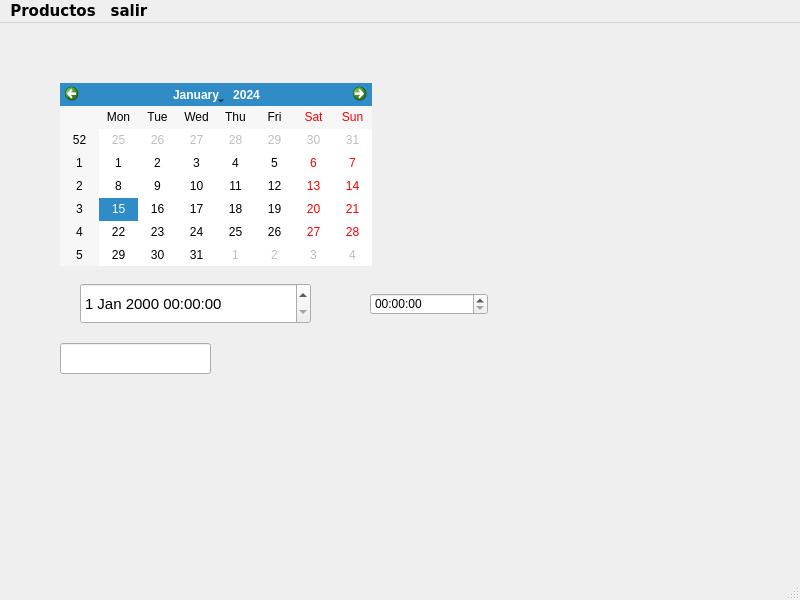
<?xml version="1.0" encoding="UTF-8"?>
<ui version="4.0">
 <class>MainWindow</class>
 <widget class="QMainWindow" name="MainWindow">
  <property name="enabled">
   <bool>true</bool>
  </property>
  <property name="geometry">
   <rect>
    <x>0</x>
    <y>0</y>
    <width>800</width>
    <height>600</height>
   </rect>
  </property>
  <property name="cursor">
   <cursorShape>ArrowCursor</cursorShape>
  </property>
  <property name="windowTitle">
   <string>Administrador</string>
  </property>
  <property name="windowIcon">
   <iconset>
    <normalon>pencil-striped-symbol-for-interface-edit-buttons_icon-icons.com_56782.png</normalon>
   </iconset>
  </property>
  <widget class="QWidget" name="centralwidget">
   <widget class="QCalendarWidget" name="calendarWidget">
    <property name="geometry">
     <rect>
      <x>60</x>
      <y>60</y>
      <width>312</width>
      <height>183</height>
     </rect>
    </property>
   </widget>
   <widget class="QDateTimeEdit" name="dateTimeEdit">
    <property name="geometry">
     <rect>
      <x>80</x>
      <y>260</y>
      <width>231</width>
      <height>41</height>
     </rect>
    </property>
    <property name="font">
     <font>
      <pointsize>11</pointsize>
     </font>
    </property>
   </widget>
   <widget class="QTimeEdit" name="timeEdit">
    <property name="geometry">
     <rect>
      <x>370</x>
      <y>270</y>
      <width>118</width>
      <height>22</height>
     </rect>
    </property>
   </widget>
   <widget class="QLineEdit" name="input1">
    <property name="geometry">
     <rect>
      <x>60</x>
      <y>320</y>
      <width>151</width>
      <height>31</height>
     </rect>
    </property>
    <property name="font">
     <font>
      <pointsize>11</pointsize>
     </font>
    </property>
   </widget>
  </widget>
  <widget class="QStatusBar" name="statusbar"/>
  <widget class="QMenuBar" name="menubar">
   <property name="geometry">
    <rect>
     <x>0</x>
     <y>0</y>
     <width>800</width>
     <height>24</height>
    </rect>
   </property>
   <property name="font">
    <font>
     <family>Verdana</family>
     <pointsize>11</pointsize>
     <weight>75</weight>
     <bold>true</bold>
    </font>
   </property>
   <widget class="QMenu" name="menuProductos">
    <property name="tearOffEnabled">
     <bool>false</bool>
    </property>
    <property name="title">
     <string>Productos</string>
    </property>
    <addaction name="separator"/>
   </widget>
   <widget class="QMenu" name="menuSalir">
    <property name="title">
     <string>salir</string>
    </property>
   </widget>
   <addaction name="menuProductos"/>
   <addaction name="menuSalir"/>
  </widget>
 </widget>
 <resources/>
 <connections>
  <connection>
   <sender>calendarWidget</sender>
   <signal>clicked(QDate)</signal>
   <receiver>dateTimeEdit</receiver>
   <slot>setDate(QDate)</slot>
   <hints>
    <hint type="sourcelabel">
     <x>199</x>
     <y>94</y>
    </hint>
    <hint type="destinationlabel">
     <x>109</x>
     <y>308</y>
    </hint>
   </hints>
  </connection>
  <connection>
   <sender>calendarWidget</sender>
   <signal>clicked(QDate)</signal>
   <receiver>timeEdit</receiver>
   <slot>stepUp()</slot>
   <hints>
    <hint type="sourcelabel">
     <x>324</x>
     <y>181</y>
    </hint>
    <hint type="destinationlabel">
     <x>403</x>
     <y>305</y>
    </hint>
   </hints>
  </connection>
 </connections>
</ui>
